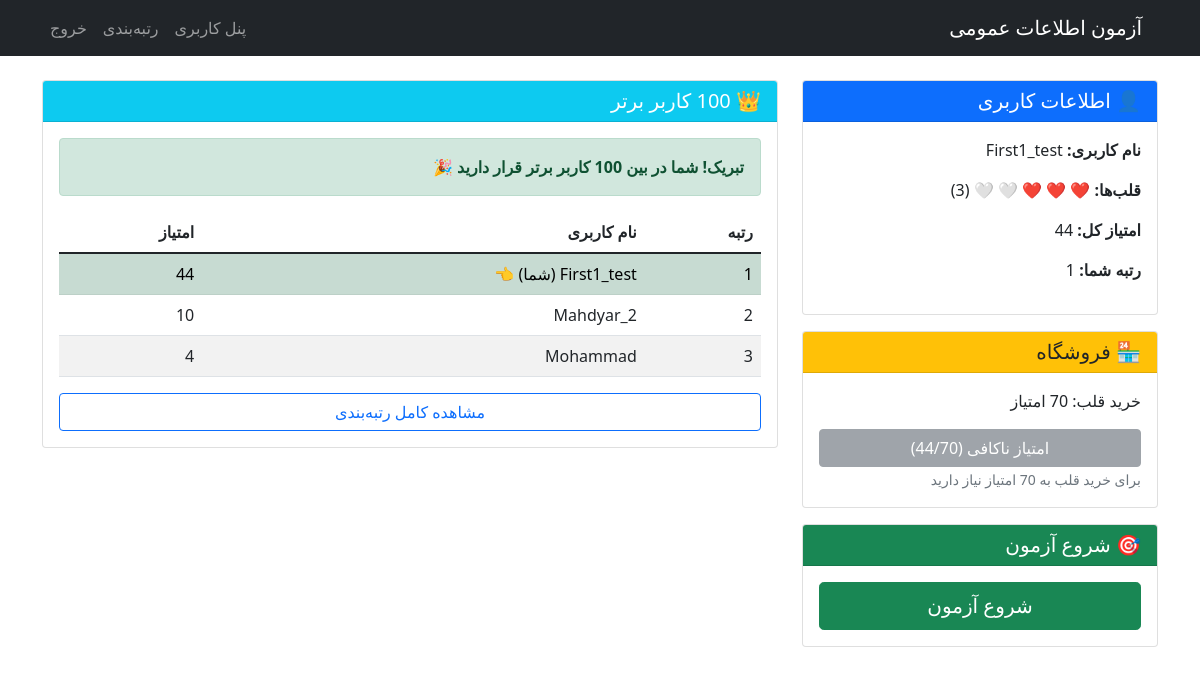
/dashboard/ (signed in), run on the app's committed database.
### Users/models.py (models this page shows, shortened)
class CustomUser(AbstractUser):
    hearts = models.IntegerField(default=5)
    hearts_last_update = models.DateTimeField(default=timezone.now)
    total_score = models.IntegerField(default=0)
    def can_take_quiz(self):
        if self.hearts > 0:
            return True, "می‌توانید آزمون دهید"
    def get_rank(self):
        users_above = CustomUser.objects.filter(total_score__gt=self.total_score).count()
        return users_above + 1

### Users/views.py (the view)
# urls.py: path('dashboard/', views.dashboard, name='dashboard'),
@login_required
def dashboard(request):
    user = request.user
    top_users_query = CustomUser.objects.all().order_by('-total_score')
    top_users = list(top_users_query[:100])
    user_rank = user.get_rank()
    user_in_top_100 = any(top_user.id == user.id for top_user in top_users)
    can_take_quiz, quiz_message = user.can_take_quiz()
    context = {
        'user': user,
        'can_take_quiz': can_take_quiz,
        'quiz_message': quiz_message,
        'top_users': top_users,
        'user_rank': user_rank,
        'user_in_top_100': user_in_top_100,
    }
    return render(request, 'Users/dashboard.html', context)

### Users/templates/Users/dashboard.html (shortened to what this page needs)
<!DOCTYPE html>
<html lang="fa" dir="rtl">
<head>
    <link href="https://cdn.jsdelivr.net/npm/bootstrap@5.1.3/dist/css/bootstrap.min.css" rel="stylesheet">
</head>
<body>
    <nav class="navbar navbar-expand-lg navbar-dark bg-dark">
        <div class="container">
            <a class="navbar-brand" href="/dashboard/">آزمون اطلاعات عمومی</a>
            <div class="navbar-nav">
                <a class="nav-link" href="/dashboard/">پنل کاربری</a>
                <a class="nav-link" href="/leaderboard/">رتبه‌بندی</a>
                <a class="nav-link" href="/logout/">خروج</a>
            </div>
        </div>
    </nav>
    <div class="container mt-4">
        <div class="row">
            <div class="col-md-4">
                <div class="card">
                    <div class="card-header bg-primary text-white">
                        <h5 class="mb-0">👤 اطلاعات کاربری</h5>
                    </div>
                    <div class="card-body">
                        <p><strong>نام کاربری:</strong> {{ user.username }}</p>
                        <p><strong>قلب‌ها:</strong>
                            {% for i in "12345" %}
                                {% if forloop.counter <= user.hearts %}
                                    ❤️
                                {% else %}
                                    🤍
                                {% endif %}
                            {% endfor %}
                            ({{ user.hearts }})
                        </p>
                        <p><strong>امتیاز کل:</strong> {{ user.total_score }}</p>
                        <p><strong>رتبه شما:</strong> {{ user_rank }}</p>
                    </div>
                </div>
                <div class="card mt-3">
                    <div class="card-header bg-warning">
                        <h5 class="mb-0">🏪 فروشگاه</h5>
                    </div>
                    <div class="card-body">
                        <p>خرید قلب: 70 امتیاز</p>
                        {% if user.total_score >= 70 %}
                            <a href="/buy-heart/" class="btn btn-success w-100">خرید قلب (70 امتیاز)</a>
                        {% else %}
                            <button class="btn btn-secondary w-100" disabled>
                                امتیاز ناکافی ({{ user.total_score }}/70)
                            </button>
                            <small class="text-muted">برای خرید قلب به 70 امتیاز نیاز دارید</small>
                        {% endif %}
                    </div>
                </div>
                <div class="card mt-3">
                    <div class="card-header bg-success text-white">
                        <h5 class="mb-0">🎯 شروع آزمون</h5>
                    </div>
                    <div class="card-body">
                        {% if can_take_quiz %}
                            <a href="/quiz/" class="btn btn-success btn-lg w-100">شروع آزمون</a>
                        {% else %}
                            <div class="alert alert-warning">
                                <p class="mb-2">{{ quiz_message }}</p>
                            </div>
                        {% endif %}
                    </div>
                </div>
            </div>
            <div class="col-md-8">
                <div class="card">
                    <div class="card-header bg-info text-white">
                        <h5 class="mb-0">👑 100 کاربر برتر</h5>
                    </div>
                    <div class="card-body">
                        {% if user_in_top_100 %}
                            <div class="alert alert-success">
                                <strong>تبریک! شما در بین 100 کاربر برتر قرار دارید 🎉</strong>
                            </div>
                        {% else %}
                            <div class="alert alert-info">
                                <strong>رتبه شما: {{ user_rank }}</strong> - برای قرارگیری در بین 100 کاربر برتر، امتیاز خود را افزایش دهید!
                            </div>
                        {% endif %}
                        <div class="table-responsive">
                            <table class="table table-striped">
                                <thead>
                                    <tr>
                                        <th>رتبه</th>
                                        <th>نام کاربری</th>
                                        <th>امتیاز</th>
                                    </tr>
                                </thead>
                                <tbody>
                                    {% for top_user in top_users %}
                                    <tr {% if top_user.id == user.id %}class="table-success"{% endif %}>
                                        <td>{{ forloop.counter }}</td>
                                        <td>
                                            {{ top_user.username }}
                                            {% if top_user.id == user.id %} (شما) 👈{% endif %}
                                        </td>
                                        <td>{{ top_user.total_score }}</td>
                                    </tr>
                                    {% endfor %}
                                </tbody>
                            </table>
                        </div>
                        <a href="/leaderboard/" class="btn btn-outline-primary w-100">مشاهده کامل رتبه‌بندی</a>
                    </div>
                </div>
            </div>
        </div>
    </div>
</body>
</html>

### data on the page
CustomUser: username "First1_test", hearts "3", total_score "44", shows "(شما) 👈"
CustomUser: username "Mahdyar_2", total_score "10"
CustomUser: username "Mohammad", total_score "4"

### other printed values
{{ user_rank }} "1"
